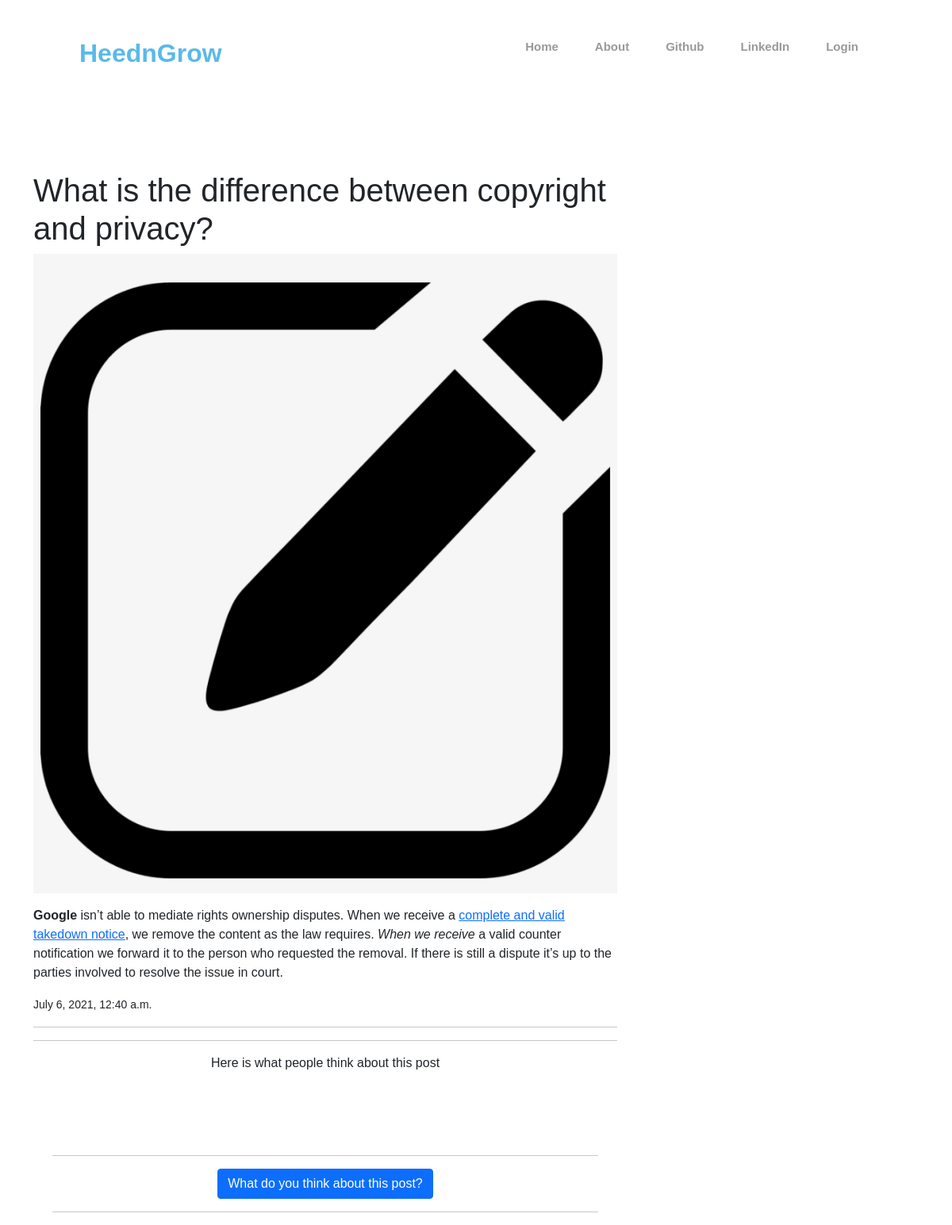
Page /post/6/ on the committed database.
### blog/models.py (models this page shows, shortened)
class Post(models.Model):
    author = models.ForeignKey('auth.User',on_delete=models.CASCADE)
    title = models.CharField(max_length=200)
    text = RichTextField(max_length=3000)
    image = models.ImageField(upload_to="static/images",verbose_name="images",default='static/images/default.png')
    created_date = models.DateTimeField(default=timezone.now)
    published_date = models.DateTimeField(blank=True,null=True)

### blog/views.py (the view)
# urls.py: path('post/<int:pk>/',views.PostDetailView.as_view(),name='post_detail'),
class PostDetailView(DetailView):
    model = Post

### blog/templates/blog/post_detail.html (shortened to what this page needs)
{% extends 'blog/base.html' %}
{% block content %}
        <h1 class='posttitle'>{{ post.title }}</h1>
        <img src="{{ post.image }}" alt="picture portraying {{ post.title }}" class="img-fluid">
        <p class='postcontent' >{{ post.text|safe|linebreaksbr }}</p>
        {% if post.published_date %}
            <div class="date postdate">
                <small>{{ post.published_date }}</small>
            </div>
        {% else %}
        <br>
            <a class="btn btn-success" href="{% url 'post_publish' pk=post.pk %}">Publish</a>
        {% endif %}
  <hr>
  <hr>
  <div class="container">
    <p class="text-center">Here is what people think about this post</p>
  {% for comment in post.comments.all %}
  <br>
  {% empty %}
  <blockquote class="blockquote text-center">
    <p>Such An Empty Thought Sharing Section</p>
    <footer class="blockquote-footer">Be the first to drop your tought!!!</footer>
  </blockquote>
  {% endfor %}
  <br>
  <hr>
  <div class="d-flex justify-content-center">
    <a class="btn btn-primary text-center" href="{% url 'add_comment_to_post' pk=post.pk %}">What do you think about this post?</a>
  </div>
  <hr>
</div>
{% endblock %}

### blog/static/blog/styles.css (style rules this page uses)
* { margin: 0; padding: 0; box-sizing: border-box; font-family: 'poppings',sans-serif; }

### rows in the picture
Post: title "What is the difference between copyright and privacy?", image (placeholder picture), text "Google isn’t able to mediate rights ownership disputes. When we receive a c omplete and valid takedown notice , we remove the content as the law requires. When we receive a valid counter notification we forward it to the person who requested the removal. If there is still a dispute it’s up to the parties involved to resolve the issue in court.", published_date "July 6, 2021, 12:40 a.m."
